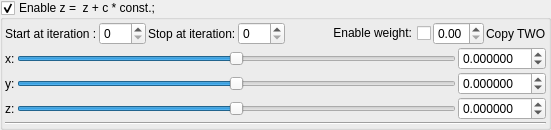
    <widget class="MyGroupBox" name="groupCheck_mandelbulb5_constantMultiplier2_enabled">
     <property name="title">
      <string>Enable z =  z + c * const.; </string>
     </property>
     <property name="checkable">
      <bool>true</bool>
     </property>
     <layout class="QVBoxLayout" name="verticalLayout_19" stretch="0,0,0">
      <property name="spacing">
       <number>2</number>
      </property>
      <property name="leftMargin">
       <number>2</number>
      </property>
      <property name="topMargin">
       <number>2</number>
      </property>
      <property name="rightMargin">
       <number>2</number>
      </property>
      <property name="bottomMargin">
       <number>2</number>
      </property>
      <item>
       <layout class="QGridLayout" name="gridLayout_18">
        <item row="0" column="6">
         <widget class="QCheckBox" name="checkBox_mandelbulb5_constantMultiplier2_weight_enabled">
          <property name="layoutDirection">
           <enum>Qt::RightToLeft</enum>
          </property>
          <property name="text">
           <string>Enable weight:</string>
          </property>
         </widget>
        </item>
        <item row="0" column="0">
         <widget class="QLabel" name="label_73">
          <property name="text">
           <string>Start at iteration :</string>
          </property>
         </widget>
        </item>
        <item row="0" column="3">
         <widget class="MySpinBox" name="spinboxInt_mandelbulb5_constantMultiplier2_stop_iterations">
          <property name="sizePolicy">
           <sizepolicy hsizetype="Minimum" vsizetype="Maximum">
            <horstretch>0</horstretch>
            <verstretch>0</verstretch>
           </sizepolicy>
          </property>
          <property name="maximum">
           <number>250</number>
          </property>
         </widget>
        </item>
        <item row="0" column="1">
         <widget class="MySpinBox" name="spinboxInt_mandelbulb5_constantMultiplier2_start_iterations">
          <property name="sizePolicy">
           <sizepolicy hsizetype="Minimum" vsizetype="Maximum">
            <horstretch>0</horstretch>
            <verstretch>0</verstretch>
           </sizepolicy>
          </property>
          <property name="minimum">
           <number>0</number>
          </property>
          <property name="maximum">
           <number>250</number>
          </property>
          <property name="value">
           <number>0</number>
          </property>
         </widget>
        </item>
        <item row="0" column="2">
         <widget class="QLabel" name="label_74">
          <property name="text">
           <string>Stop at iteration:</string>
          </property>
         </widget>
        </item>
        <item row="0" column="9">
         <widget class="QLabel" name="label_111">
          <property name="text">
           <string>Copy TWO</string>
          </property>
         </widget>
        </item>
        <item row="0" column="7">
         <widget class="MyDoubleSpinBox" name="spinbox_mandelbulb5_constantMultiplier2_weight">
          <property name="sizePolicy">
           <sizepolicy hsizetype="Minimum" vsizetype="Maximum">
            <horstretch>0</horstretch>
            <verstretch>0</verstretch>
           </sizepolicy>
          </property>
          <property name="decimals">
           <number>2</number>
          </property>
          <property name="minimum">
           <double>0.000000000000000</double>
          </property>
          <property name="maximum">
           <double>1.000000000000000</double>
          </property>
          <property name="singleStep">
           <double>0.100000000000000</double>
          </property>
         </widget>
        </item>
        <item row="0" column="4">
         <spacer name="horizontalSpacer_9">
          <property name="orientation">
           <enum>Qt::Horizontal</enum>
          </property>
          <property name="sizeHint" stdset="0">
           <size>
            <width>40</width>
            <height>20</height>
           </size>
          </property>
         </spacer>
        </item>
       </layout>
      </item>
      <item>
       <layout class="QGridLayout" name="gridLayout_29">
        <property name="spacing">
         <number>2</number>
        </property>
        <item row="1" column="1">
         <widget class="QLabel" name="label_28">
          <property name="text">
           <string>y:</string>
          </property>
         </widget>
        </item>
        <item row="1" column="3">
         <widget class="MyDoubleSpinBox" name="spinbox3_mandelbulb5_constantMultiplier2_y">
          <property name="sizePolicy">
           <sizepolicy hsizetype="Minimum" vsizetype="Maximum">
            <horstretch>0</horstretch>
            <verstretch>0</verstretch>
           </sizepolicy>
          </property>
          <property name="prefix">
           <string/>
          </property>
          <property name="suffix">
           <string/>
          </property>
          <property name="decimals">
           <number>6</number>
          </property>
          <property name="minimum">
           <double>-99.989999999999995</double>
          </property>
          <property name="maximum">
           <double>99.989999999999995</double>
          </property>
          <property name="singleStep">
           <double>0.100000000000000</double>
          </property>
         </widget>
        </item>
        <item row="0" column="1">
         <widget class="QLabel" name="label_29">
          <property name="text">
           <string>x:</string>
          </property>
         </widget>
        </item>
        <item row="2" column="1">
         <widget class="QLabel" name="label_37">
          <property name="text">
           <string>z:</string>
          </property>
         </widget>
        </item>
        <item row="0" column="3">
         <widget class="MyDoubleSpinBox" name="spinbox3_mandelbulb5_constantMultiplier2_x">
          <property name="sizePolicy">
           <sizepolicy hsizetype="Minimum" vsizetype="Maximum">
            <horstretch>0</horstretch>
            <verstretch>0</verstretch>
           </sizepolicy>
          </property>
          <property name="prefix">
           <string/>
          </property>
          <property name="suffix">
           <string/>
          </property>
          <property name="decimals">
           <number>6</number>
          </property>
          <property name="minimum">
           <double>-99.989999999999995</double>
          </property>
          <property name="maximum">
           <double>99.989999999999995</double>
          </property>
          <property name="singleStep">
           <double>0.100000000000000</double>
          </property>
         </widget>
        </item>
        <item row="2" column="3">
         <widget class="MyDoubleSpinBox" name="spinbox3_mandelbulb5_constantMultiplier2_z">
          <property name="sizePolicy">
           <sizepolicy hsizetype="Minimum" vsizetype="Maximum">
            <horstretch>0</horstretch>
            <verstretch>0</verstretch>
           </sizepolicy>
          </property>
          <property name="prefix">
           <string/>
          </property>
          <property name="suffix">
           <string/>
          </property>
          <property name="decimals">
           <number>6</number>
          </property>
          <property name="minimum">
           <double>-99.989999999999995</double>
          </property>
          <property name="maximum">
           <double>99.989999999999995</double>
          </property>
          <property name="singleStep">
           <double>0.100000000000000</double>
          </property>
         </widget>
        </item>
        <item row="1" column="2">
         <widget class="QSlider" name="slider3_mandelbulb5_constantMultiplier2_y">
          <property name="sizePolicy">
           <sizepolicy hsizetype="Expanding" vsizetype="Maximum">
            <horstretch>0</horstretch>
            <verstretch>0</verstretch>
           </sizepolicy>
          </property>
          <property name="minimum">
           <number>-5000000</number>
          </property>
          <property name="maximum">
           <number>5000000</number>
          </property>
          <property name="singleStep">
           <number>1</number>
          </property>
          <property name="orientation">
           <enum>Qt::Horizontal</enum>
          </property>
         </widget>
        </item>
        <item row="0" column="2">
         <widget class="QSlider" name="slider3_mandelbulb5_constantMultiplier2_x">
          <property name="sizePolicy">
           <sizepolicy hsizetype="Preferred" vsizetype="Preferred">
            <horstretch>0</horstretch>
            <verstretch>0</verstretch>
           </sizepolicy>
          </property>
          <property name="minimum">
           <number>-5000000</number>
          </property>
          <property name="maximum">
           <number>5000000</number>
          </property>
          <property name="singleStep">
           <number>1</number>
          </property>
          <property name="orientation">
           <enum>Qt::Horizontal</enum>
          </property>
         </widget>
        </item>
        <item row="2" column="2">
         <widget class="QSlider" name="slider3_mandelbulb5_constantMultiplier2_z">
          <property name="sizePolicy">
           <sizepolicy hsizetype="Expanding" vsizetype="Maximum">
            <horstretch>0</horstretch>
            <verstretch>0</verstretch>
           </sizepolicy>
          </property>
          <property name="minimum">
           <number>-5000000</number>
          </property>
          <property name="maximum">
           <number>5000000</number>
          </property>
          <property name="singleStep">
           <number>1</number>
          </property>
          <property name="orientation">
           <enum>Qt::Horizontal</enum>
          </property>
         </widget>
        </item>
       </layout>
      </item>
      <item>
       <widget class="Line" name="line_7">
        <property name="orientation">
         <enum>Qt::Horizontal</enum>
        </property>
       </widget>
      </item>
     </layout>
    </widget>
